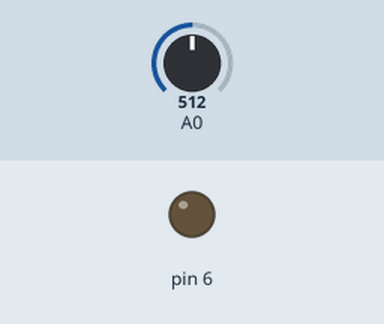
Simulated run of this sketch. Board: Arduino Uno, built with avr-gcc and run on an emulated ATmega328P. On the bench: output pins drawn as LEDs (lit = HIGH). The inputs (shaded band) are chosen by the test bench; at power-on: A0 = 512. What the sketch prints to the serial monitor is not drawn.

Above: at 1.8 s.
1.9 s: A0 set to 390
At 2.4 s:
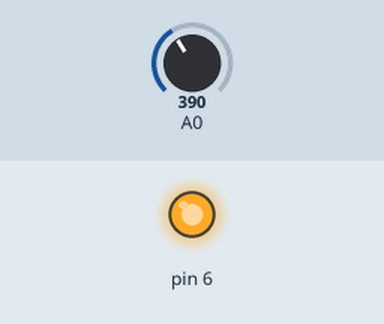
Timing chart, 0 to 4.9 s (numbered marks = the images above; inputs shaded):
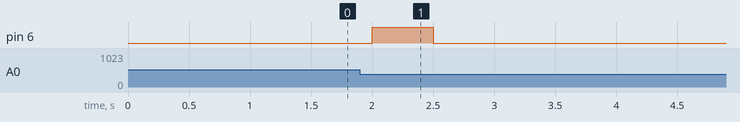

The sketch:

Buzzer_Light_Demo.ino
```cpp
#include <math.h>

const int thresholdVal = 400, washTime = 10;
int sensorVal, count = -1;

void setup() {
  Serial.begin(9600);
  pinMode(6, OUTPUT);
}

void loop() {
  sensorVal = analogRead(0);

  if (sensorVal > thresholdVal) {
    count++;
  } else {
    if (count != -1 && count < washTime) {
      // stinky
      digitalWrite(6, HIGH);
      delay(500);
      digitalWrite(6, LOW);
    }

    count = -1;
  }

  Serial.println(count);

  delay(1000);
}
```

Measured:
- after the input at 1.9 s, pin 6: LOW → HIGH after 0.10 s, → LOW 0.50 s later
